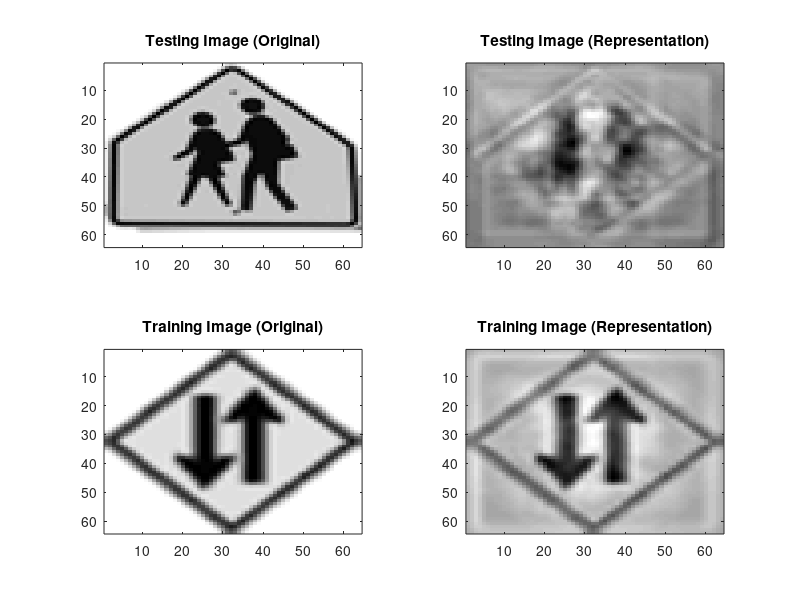
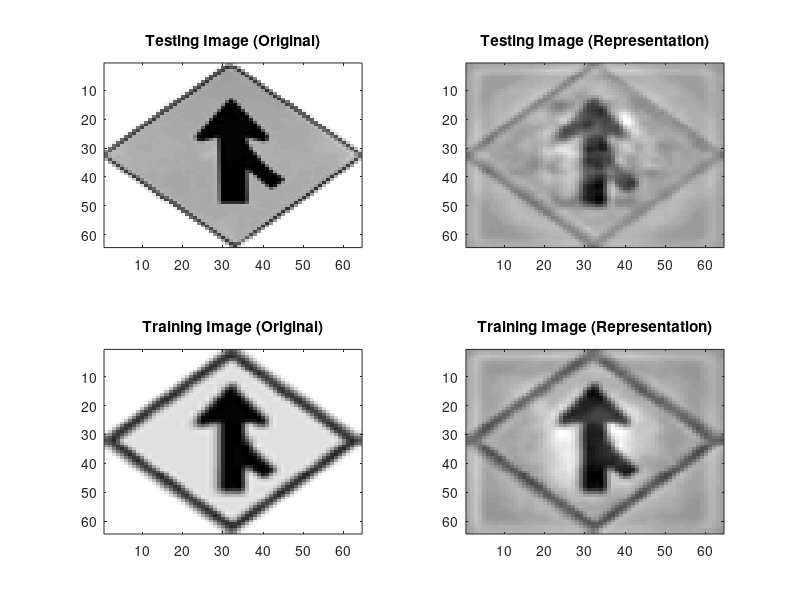
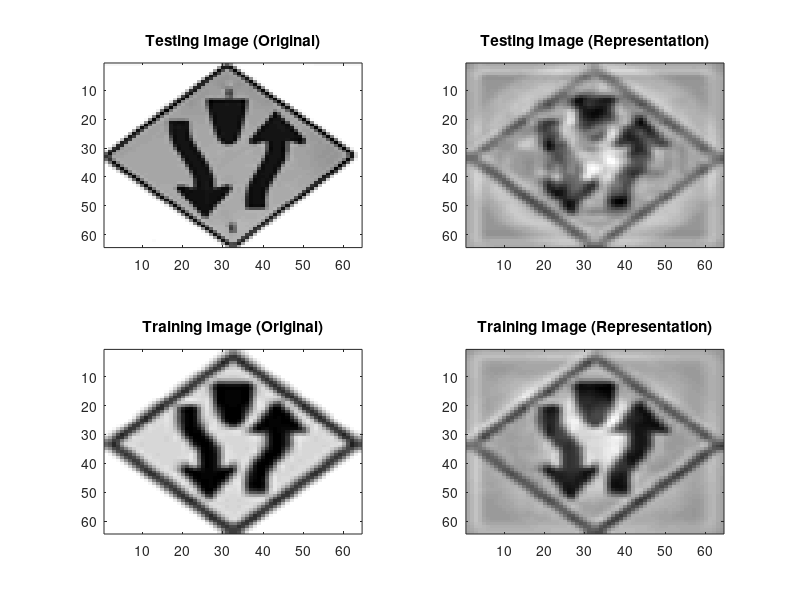
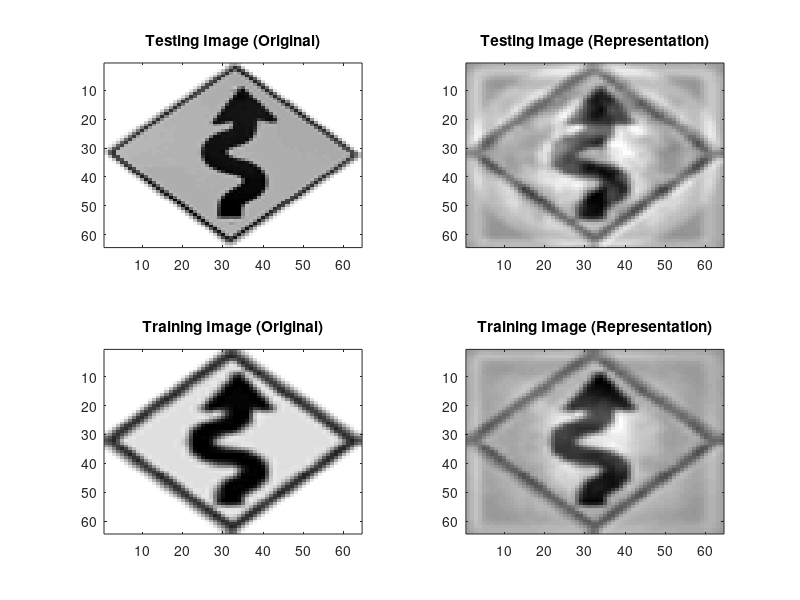

MATLAB code for these plots, in order:
load results.mat
% a = 1;
% b = num_signs;
% r = round(a + (b-a)*rand()); % random image to show

% view versions of one image (original, rep, match, match rep)
% disp('Image shown');
% disp(r);
for r = 1:num_signs
    fig = figure(r);
    colormap('gray');
    subplot(221);
    imagesc(reshape(test_r(r,:), [n, n]));
    title('Testing Image (Original)');
    subplot(222);
    imagesc(reshape(vectors*test_c(r,:).', [n, n]));
    title('Testing Image (Representation)');
    subplot(223);
    imagesc(reshape(train_r(close_index(r),:), [n, n]));
    title('Training Image (Original)');
    subplot(224);
    imagesc(reshape(vectors*train_c(close_index(r),:).', [n, n]));
    title('Training Image (Representation)');
    r_name = num2str(r);
    saveas(fig, r_name, 'png');
end

% % view eigenfaces
% figure(2);
% colormap('gray');
% subplot(221);
% imagesc(reshape(vectors(:,1), [64, 64]));
% title('Eigensign 1');
% subplot(222);
% imagesc(reshape(vectors(:,2), [64, 64]));
% title('Eigensign 2');
% subplot(223);
% imagesc(reshape(vectors(:,3), [64, 64]));
% title('Eigensign 3');
% subplot(224);
% imagesc(reshape(vectors(:,4), [64, 64]));
% title('Eigensign 4');